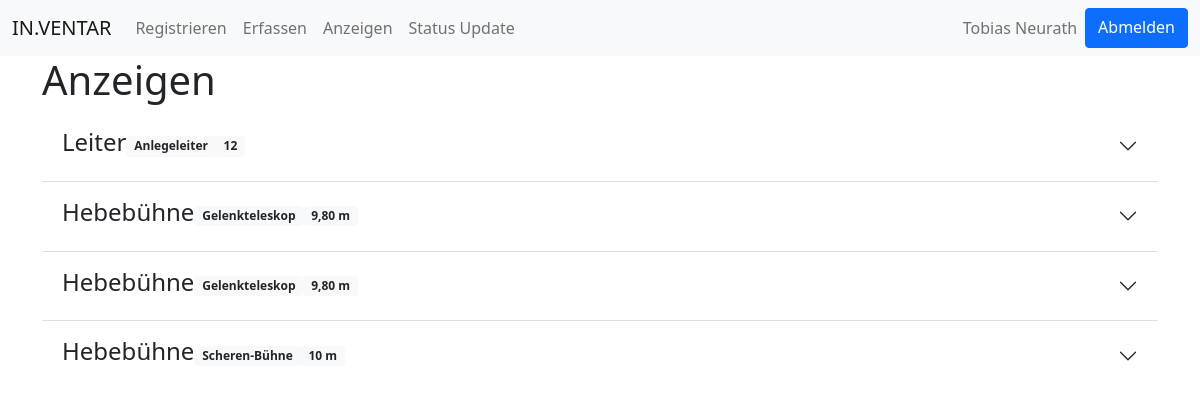
Screenshot of /anzeigen (signed in) with the database file from the repository.
### webtechnologie_app/models.py (models this page shows)
class Mitarbeiter(UserMixin, db.Model):
    id = db.Column(db.Integer, primary_key=True)  # primary keys are required by SQLAlchemy
    name = db.Column(db.String(100), unique=True)
    vorname = db.Column(db.String(100))
    passwort = db.Column(db.String(100))
    previligiert = db.Column(db.Integer())

### tables this page shows
CREATE TABLE inventar (
	id integer PRIMARY KEY AUTOINCREMENT,
	inventar_typ_id integer,
	feld_1 varchar,
	feld_2 varchar,
	feld_3 varchar,
	feld_4 varchar,
    erstellt TIMESTAMP NOT NULL DEFAULT CURRENT_TIMESTAMP
);

CREATE TABLE inventar_typ (
	id integer PRIMARY KEY AUTOINCREMENT,
	bezeichnung varchar,
	feld_1_bez varchar,
	feld_2_bez varchar,
	feld_3_bez varchar,
	feld_4_bez varchar,
	erstellt TIMESTAMP NOT NULL DEFAULT CURRENT_TIMESTAMP
);

CREATE TABLE inventar_status (
	id integer PRIMARY KEY AUTOINCREMENT,
	inventar_id integer,
	standort_halle_id integer,
	standort_feld varchar,
	standort_bemerkung varchar,
	mitarbeiter_id integer,
	erstellt TIMESTAMP NOT NULL DEFAULT CURRENT_TIMESTAMP
);

### webtechnologie_app/routes.py (the view)
@app.route('/anzeigen')
@login_required
def anzeigen():
    conn = get_db_connection()
    inventar = conn.execute('SELECT '
                            'inventar_typ.feld_1_bez, inventar_typ.feld_2_bez,inventar_typ.feld_3_bez, inventar_typ.feld_4_bez, inventar_typ.bezeichnung,'
                            'inventar.feld_1, inventar.feld_2, inventar.feld_3, inventar.feld_4, inventar.id,'
                            'mitarbeiter.vorname, mitarbeiter.name, '
                            'hallen.bezeichnung, '
                            'inventar_status.standort_feld, inventar_status.standort_bemerkung, inventar_status.erstellt AS status_erstellt '
                            'FROM inventar '
                            'LEFT JOIN inventar_typ on inventar.inventar_typ_id = inventar_typ.id '
                            'LEFT JOIN inventar_status on inventar_status.inventar_id = inventar.id '
                            'LEFT JOIN hallen on inventar_status.standort_halle_id = hallen.id '
                            'LEFT JOIN mitarbeiter on inventar_status.mitarbeiter_id = mitarbeiter.id').fetchall()
    conn.close()
    print(current_user.name)
    return render_template('anzeigen.html', inventar=inventar)

### webtechnologie_app/__init__.py (called while the page is built)
@login_manager.user_loader
def load_user(user_id):
    return Mitarbeiter.query.get(int(user_id))

### webtechnologie_app/routes.py (called while the page is built)
def get_db_connection():
    conn = sqlite3.connect('webtechnologie_app/database.db')
    conn.row_factory = sqlite3.Row
    return conn

### webtechnologie_app/templates/anzeigen.html (shortened to what this page needs)
{% extends 'base.html' %}
{% block content %}
    <h1>{% block title %} Anzeigen {% endblock %}</h1>
    <div class="accordion accordion-flush" id="accordionFlushExample">
        {% for objekt in inventar %}
            <div class="accordion-item">
                <h2 class="accordion-header" id="flush-heading{{ objekt['id'] }}">
                    <button class="accordion-button collapsed" type="button" data-bs-toggle="collapse"
                            data-bs-target="#flush-collapse{{ objekt['id'] }}" aria-expanded="false"
                            aria-controls="flush-collapse{{ objekt['id'] }}">
                        <h4>{{ objekt['bezeichnung'] }}</h4>
                        <span class="badge bg-light text-dark">{{ objekt['feld_1'] }}</span>
                        <span class="badge bg-light text-dark">{{ objekt['feld_2'] }}</span>
                    </button>
                </h2>
            </div>
        {% endfor %}
    </div>
{% endblock %}

### webtechnologie_app/templates/base.html (shortened to what this page needs)
<!DOCTYPE HTML PUBLIC "-//W3C//DTD HTML 4.01 Transitional//EN"
        "http://www.w3.org/TR/html4/loose.dtd">
<html>
<head>
    <link href="https://cdn.jsdelivr.net/npm/bootstrap@5.1.3/dist/css/bootstrap.min.css" rel="stylesheet"
>
</head>
<body>
<nav class="navbar navbar-expand-lg navbar-light bg-light">
    <div class="container-fluid">
        <a class="navbar-brand" href="{{ url_for('index') }}">IN.VENTAR</a>
        <div class="collapse navbar-collapse" id="navbarScroll">
            <ul class="navbar-nav me-auto my-2 my-lg-0 navbar-nav-scroll" style="--bs-scroll-height: 100px;">
                <li class="nav-item">
                    <a class="nav-link" href="{{ url_for('registrieren') }}">Registrieren</a>
                </li>
                {% if current_user.is_authenticated %}
                    <li class="nav-item">
                        <a class="nav-link" href="{{ url_for('erfassen') }}">Erfassen</a>
                    </li>
                    <li class="nav-item">
                        <a class="nav-link" href="{{ url_for('anzeigen') }}">Anzeigen</a>
                    </li>
                    <li class="nav-item">
                        <a class="nav-link" href="{{ url_for('status_update') }}">Status Update</a>
                    </li>
                {% endif %}
            </ul>
            <div class="d-grid gap-2 d-md-flex justify-content-md-end">
                {% if current_user.is_authenticated %}
                    <span class="navbar-text">{{ current_user.vorname + " " + current_user.name}}</span>
                {% endif %}
                    {% if current_user.is_authenticated %}
                        <a class="btn btn-primary" href="{{ url_for('logout') }}" role="button">Abmelden</a>
                    {% else %}
                        <a class="btn btn-primary" href="{{ url_for('login') }}" role="button">Login</a>
                    {% endif %}
            </div>
        </div>
    </div>
</nav>
<div class="container">
    {% block content %} {% endblock %}
</div>
</body>
</html>

### rows the page displays
Mitarbeiter: vorname+name "Tobias Neurath"
inventar: bezeichnung "Leiter", feld_1 "Anlegeleiter", feld_2 "12"
inventar_status: bezeichnung "Hebebühne", feld_1 "Gelenkteleskop", feld_2 "9,80 m"
inventar_status: bezeichnung "Hebebühne", feld_1 "Gelenkteleskop", feld_2 "9,80 m"
inventar: bezeichnung "Hebebühne", feld_1 "Scheren-Bühne", feld_2 "10 m"
